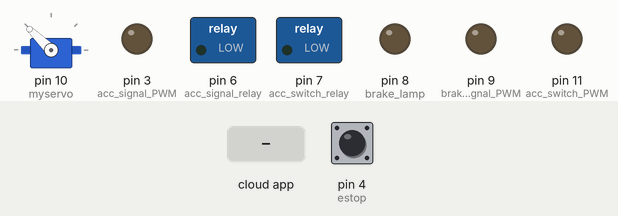
The sketch below on a simulated Arduino Uno, built with avr-gcc and run on an emulated ATmega328P. Shown: servo, switched loads named in the sketch (green lamp = pin HIGH), output pins drawn as LEDs (lit = HIGH). Inputs (shaded band) come from the test bench; at power-on: pin 4 (estop) LOW. The ROS host is connected and sends only what is stated.

Above: at 1.2 s.
1.3 s: the phone or cloud app sets acc to 45
At 2.9 s:
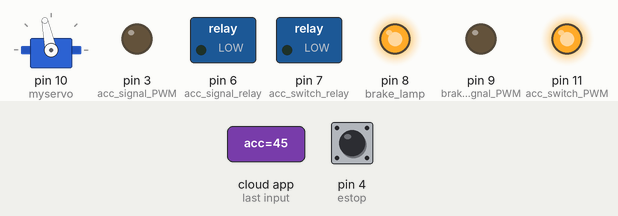
3.8 s: the phone or cloud app sets brake to 0
At 5.0 s:
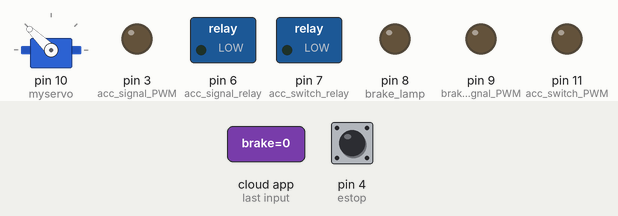
5.3 s: pin 4 (estop) pulled HIGH for 0.15 s
At 5.37 s:
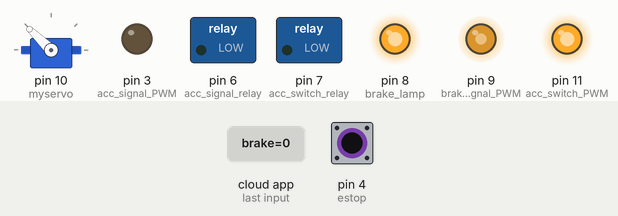
6.9 s: the phone or cloud app sets acc to 0
At 7.6 s:
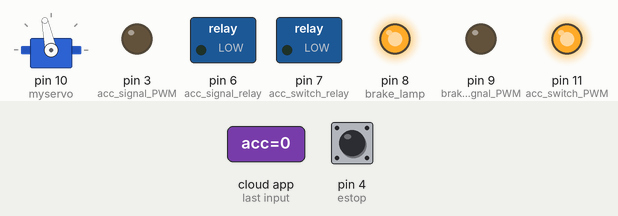
8.4 s: the phone or cloud app sets brake to 45
At 8.7 s:
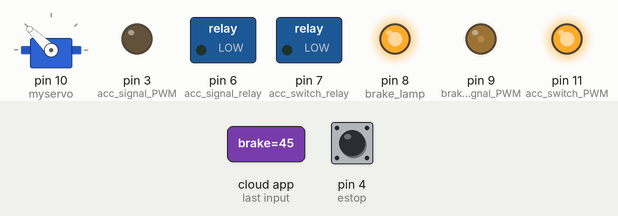
10.9 s: the phone or cloud app sets acc to 90
At 12.6 s:
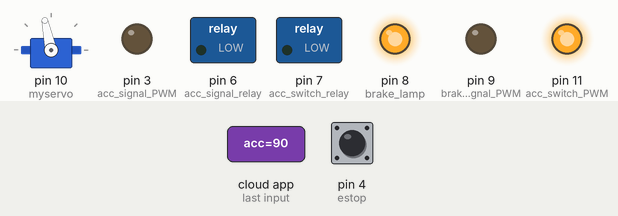
Timing chart, 0 to 13.4 s (numbered marks = the images above; inputs shaded):
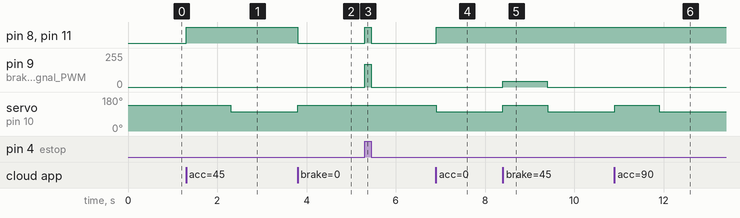

Measured:
- after the input at 1.3 s, pin 8 (brake_lamp), pin 11 (acc_switch_PWM): LOW → HIGH at once; servo on pin 10 (myservo): 136° → 102° after 1.0 s
- after the input at 3.8 s, pin 8 (brake_lamp), pin 11 (acc_switch_PWM): HIGH → LOW at once; servo on pin 10 (myservo): 102° → 136° at once
- after the input at 5.3 s, pin 8 (brake_lamp), pin 11 (acc_switch_PWM): LOW → HIGH at once, → LOW 0.15 s later; pin 9 (brake_signal_PWM): 0/255 → 170/255 at once, → 0/255 0.15 s later
- after the input at 6.9 s, pin 8 (brake_lamp), pin 11 (acc_switch_PWM): LOW → HIGH at once; servo on pin 10 (myservo): 136° → 102° at once
- after the input at 8.4 s, pin 9 (brake_signal_PWM): 0/255 → 45/255 at once, → 0/255 1.0 s later; servo on pin 10 (myservo): 102° → 136° at once, → 102° 1.0 s later
- after the input at 10.9 s, servo on pin 10 (myservo): 102° → 136° at once, → 102° 1.0 s later

The sketch:

accelerate_control3.ino
```cpp
/* PULLDOWN REQUIRED and SPEED MEASUREMENT REQUIRED
  acc control & brake control & brake lamp & e-stop
  D0,1,2,3,4,5,6,7,8,9,10,11,12,13,A0,1,2,3,4,5
   x,x,2,x,x,x,x,x,x,x, x, x, ?,13, x,1,2,3,4,5
  --
  Pin assignment
  D3  acc signal PWM
  D4  relay4 estop
  D5  relay3 no connection
  D6  relay2 acc signal
  D7  relay1 acc switch
  D8  brake lamp
  D9  front brake PWM
  D10 rear brake PWM
  D11 acc swtich PWM
  A0  speed measurement    Not implemented
  ---
  Wire assignment
  --E-stop-----
  D4 ----PULLDOWN Normal->LOW Estop->HIGH
  --acc control-------------------------------
  D7---------------|
             --------------
  --- BLACK -|NC relay1   |
  D11--BLUE--|NO       COM|--WHITE-- acc switch
             --------------  (255->STOP, 0->MOVE)

  D6-----------------------|
                     --------------
  --- GREEN ---------|NC relay2   |
  D3-|LOW |--YELLOW--|NO       COM|--RED-- acc signal
     |PASS|          --------------
     R=100k,C=0.33uF
  --front brake control-------------------------------
        -------------------
  D9----|In  H-Bridge  Out|--BLUE--brake signal
  12V---|12V              | (D9 PWM from 0 to 170)
  GND---|GND              |
        -------------------
  --rear brake control-------------------------------
  D10-------|Rear brake|---Linear actuator
                           myservo.writeMicroseconds (1950);//released
                           myservo.writeMicroseconds (1600);//pulled
  --brake lamp--------------------------------------
                   ---------------
  D8----YELLOW-----|Ctl          |
  G-----BLACK------|GND relay    |
  Vcc---RED--------|+5V       COM|------|Brake lamp|
  12V--------------|NO           |
  12V--|Pedal |----|NC           |
       |Switch|    ---------------
  -----Speed measurement ----
  A0---|LOWPASS|----|D3 Speed measurement arduino|
       R=100k,C=0.33uF
  TOPIC in-------
  acc-> Int16 from 0 to 255
  brake-> Int16 from 0 to 170
  TOPIC out---------
  c_acc<- Int16
  c_brake<- Int16
  c_blamp<- Bool
  c_estop<- Bool
*/


#include <Servo.h>
#include <ros.h>
#include <std_msgs/Bool.h>
#include <std_msgs/Int16.h>
ros::NodeHandle nh;
std_msgs::Int16 c_acc; // for debugging
std_msgs::Int16 c_brake; // for debugging
std_msgs::Bool c_blamp; // for debugging
std_msgs::Bool c_estop; // for debugging
ros::Publisher pubacc("c_acc", &c_acc);
ros::Publisher pubbrake("c_brake", &c_brake);
ros::Publisher pubblamp("c_blamp", &c_blamp);
ros::Publisher pubestop("c_estop", &c_estop);

int acc_switch_relay = 7;//  pin07 PD7 on/off relay 1
int acc_signal_relay = 6;//  pin06 PD6 on/off relay 2
int acc_switch_PWM = 11;//  pin11 PD11 PWM 255->STOP,0->MOVE
int acc_signal_PWM = 3;//  pin03 PD3 PWM  SpeedControl
int brake_signal_PWM = 9;// pin09
int estop = 4; ////estop
int brake_lamp = 8;
int rear_brake = 10;
Servo myservo;

int acc = 0;
int brake = 0;
long laptime = 0;

bool blamp = false;

long publishtime = -1;

bool estop_flag = false;
bool estop_flag_pre = false;

void accCb(const std_msgs::Int16 &Acc)
{
  acc = Acc.data;
  if (acc > 255) acc = 255;
  if (acc < 0) acc = 0;
  brake = 0;
  estop_flag = digitalRead(estop);
  if (estop_flag == true) {
    laptime = 0; acc = 0;
    digitalWrite(acc_switch_relay, LOW); // trun off relay1
    digitalWrite(acc_signal_relay, LOW); // trun off relay2
    analogWrite(acc_switch_PWM, 255); // STOP
    analogWrite(acc_signal_PWM, (int)acc);
  } else {
    digitalWrite(acc_switch_relay, HIGH); // trun on relay1
    digitalWrite(acc_signal_relay, HIGH); // trun on relay2
    analogWrite(acc_switch_PWM, 0); // move
    if (acc == 0) laptime = millis();
    else laptime = millis() + 1000;
    analogWrite(acc_signal_PWM, (int)acc);
  }
  c_acc.data = acc;
  pubacc.publish(&c_acc);
  ////////////
  myservo.writeMicroseconds (1950);//released
  analogWrite(brake_signal_PWM, (int)brake);

  blamp = false;
  digitalWrite(brake_lamp, blamp);
  c_blamp.data = blamp;
  pubblamp.publish(&c_blamp);

  c_estop.data = estop_flag;
  pubestop.publish(&c_estop);
  c_brake.data = brake;
  pubbrake.publish(&c_brake);
}
void brakeCb(const std_msgs::Int16 &Brake)
{
  brake = Brake.data;
  if (brake > 170) brake = 170; else if (brake < 0) brake = 0;
  acc = 0;
  estop_flag = digitalRead(estop);
  blamp = true;
  if (estop_flag == true) brake = 170;
  laptime = millis() + 1000;
  if (brake == 0) {
    blamp = false;
    laptime = 0;
    myservo.writeMicroseconds (1950);//released
  }
  analogWrite(brake_signal_PWM, (int)brake);
  digitalWrite(brake_lamp, blamp);
  c_blamp.data = blamp;
  pubblamp.publish(&c_blamp);
  c_estop.data = estop_flag;
  pubestop.publish(&c_estop);
  c_brake.data = brake;
  pubbrake.publish(&c_brake);
  //////////////////
  digitalWrite(acc_switch_relay, LOW); // trun off relay1
  digitalWrite(acc_signal_relay, LOW); // trun off relay2
  analogWrite(acc_switch_PWM, 255); // STOP
  analogWrite(acc_signal_PWM, (int)acc);
  c_acc.data = acc;
  pubacc.publish(&c_acc);
}

ros::Subscriber<std_msgs::Int16> subacc("acc", &accCb);
ros::Subscriber<std_msgs::Int16> subbrake("brake", &brakeCb);
void setup()
{
  acc = 0;
  brake = 0;
  laptime = 0;
  pinMode(estop, INPUT);
  pinMode(acc_switch_relay, OUTPUT); //  pin07 PD7 on/off relay 1
  pinMode(acc_signal_relay, OUTPUT); //  pin06 PD6 on/off relay 2
  pinMode(acc_switch_PWM, OUTPUT); //  pin11 PD11 PWM  HIGH->STOP,LOW->move
  pinMode(acc_signal_PWM, OUTPUT); //  pin03 PD3 PWM  SpeedControl
  analogWrite(acc_switch_PWM, 255); // stop
  analogWrite(acc_signal_PWM, 0); //
  pinMode(brake_signal_PWM, OUTPUT);
  pinMode(brake_lamp, OUTPUT);
  analogWrite(brake_signal_PWM, 0);
  digitalWrite(brake_lamp, LOW);
  myservo.attach(10);
  myservo.writeMicroseconds (1950);//released
  nh.initNode();
  nh.subscribe(subacc);
  nh.advertise(pubacc);
  nh.subscribe(subbrake);
  nh.advertise(pubbrake);
  nh.advertise(pubblamp);
  nh.advertise(pubestop);
}

void loop() {
  if (publishtime == -1) publishtime = millis() + 50;
  estop_flag = digitalRead(estop);
  if (estop_flag == true) {
    acc = 0;
    brake = 170;
    if (laptime == 0) laptime = millis() + 1000;
    digitalWrite(acc_switch_relay, LOW); // trun off relay1
    digitalWrite(acc_signal_relay, LOW); // trun off relay2
    analogWrite(acc_switch_PWM, 255); // STOP
    analogWrite(acc_signal_PWM, (int)acc);
  } else {
    if(laptime == 0) {
      acc = 0;brake = 0;blamp = false;
      digitalWrite(acc_switch_relay, LOW); // trun on relay1
      digitalWrite(acc_signal_relay, LOW); // trun on relay2
      analogWrite(acc_switch_PWM, 0); // move
      analogWrite(acc_signal_PWM, (int)acc);
      analogWrite(brake_signal_PWM, (int) brake);
      myservo.writeMicroseconds (1950);//released
      analogWrite(brake_signal_PWM, (int) brake);
      myservo.writeMicroseconds (1950);//released
    }
  }
  if (estop_flag_pre == true && estop_flag == false) {
    acc = 0;brake = 0;laptime = 0;
    blamp = false;
    digitalWrite(acc_switch_relay, LOW); // trun on relay1
    digitalWrite(acc_signal_relay, LOW); // trun on relay2
    analogWrite(acc_switch_PWM, 0); // move
    analogWrite(acc_signal_PWM, (int)acc);
    analogWrite(brake_signal_PWM, (int) brake);
    myservo.writeMicroseconds (1950);//released
  }
  estop_flag_pre = estop_flag;
  if (laptime != 0) {
    if (brake >=
     0) {
      acc = 0;
      digitalWrite(acc_switch_relay, LOW); // trun off relay1
      digitalWrite(acc_signal_relay, LOW); // trun off relay2
      analogWrite(acc_switch_PWM, 255); // STOP
      analogWrite(acc_signal_PWM, 0);
      blamp = true;
      if (millis() < laptime) {
        analogWrite(brake_signal_PWM, (int) brake);
        myservo.writeMicroseconds (1950);//released
      } else {
        brake = 255;  // brake   ->  255 means rear brake
        analogWrite(brake_signal_PWM, 0);
        myservo.writeMicroseconds (1600);//pulled
      }
    } else if (acc) {
      brake = 0;
      myservo.writeMicroseconds (1950);//released
      analogWrite(brake_signal_PWM, 0);
      blamp = false;
      if (millis() <  laptime) {
        digitalWrite(acc_switch_relay, HIGH); // trun on relay1
        digitalWrite(acc_signal_relay, HIGH); // trun on relay2
        analogWrite(acc_switch_PWM, 0); // move
        analogWrite(acc_signal_PWM, (int)acc);
      } else {
        laptime = 0; acc = 0;
        digitalWrite(acc_switch_relay, HIGH); // trun on relay1
        digitalWrite(acc_signal_relay, HIGH); // trun on relay2
        analogWrite(acc_switch_PWM, 0); // move
        analogWrite(acc_signal_PWM, (int)acc);
      }
    }  else {
      acc = 0;
      brake = 0;
      laptime = 0;
      blamp = false;
      digitalWrite(acc_switch_relay, LOW); // trun on relay1
      digitalWrite(acc_signal_relay, LOW); // trun on relay2
      analogWrite(acc_switch_PWM, 255); // move
      analogWrite(acc_signal_PWM, (int)acc);
      analogWrite(brake_signal_PWM, (int) brake);
      myservo.writeMicroseconds (1950);//released

    }
  }


  digitalWrite(brake_lamp, blamp);
  if (millis() > publishtime) {
    c_estop.data = estop_flag;
    pubestop.publish(&c_estop);
    c_brake.data = brake;
    pubbrake.publish(&c_brake);
    c_blamp.data = blamp;
    pubblamp.publish(&c_blamp);
    c_acc.data = acc;
    pubacc.publish(&c_acc);
    publishtime = -1;
  }
  nh.spinOnce();
}
```
